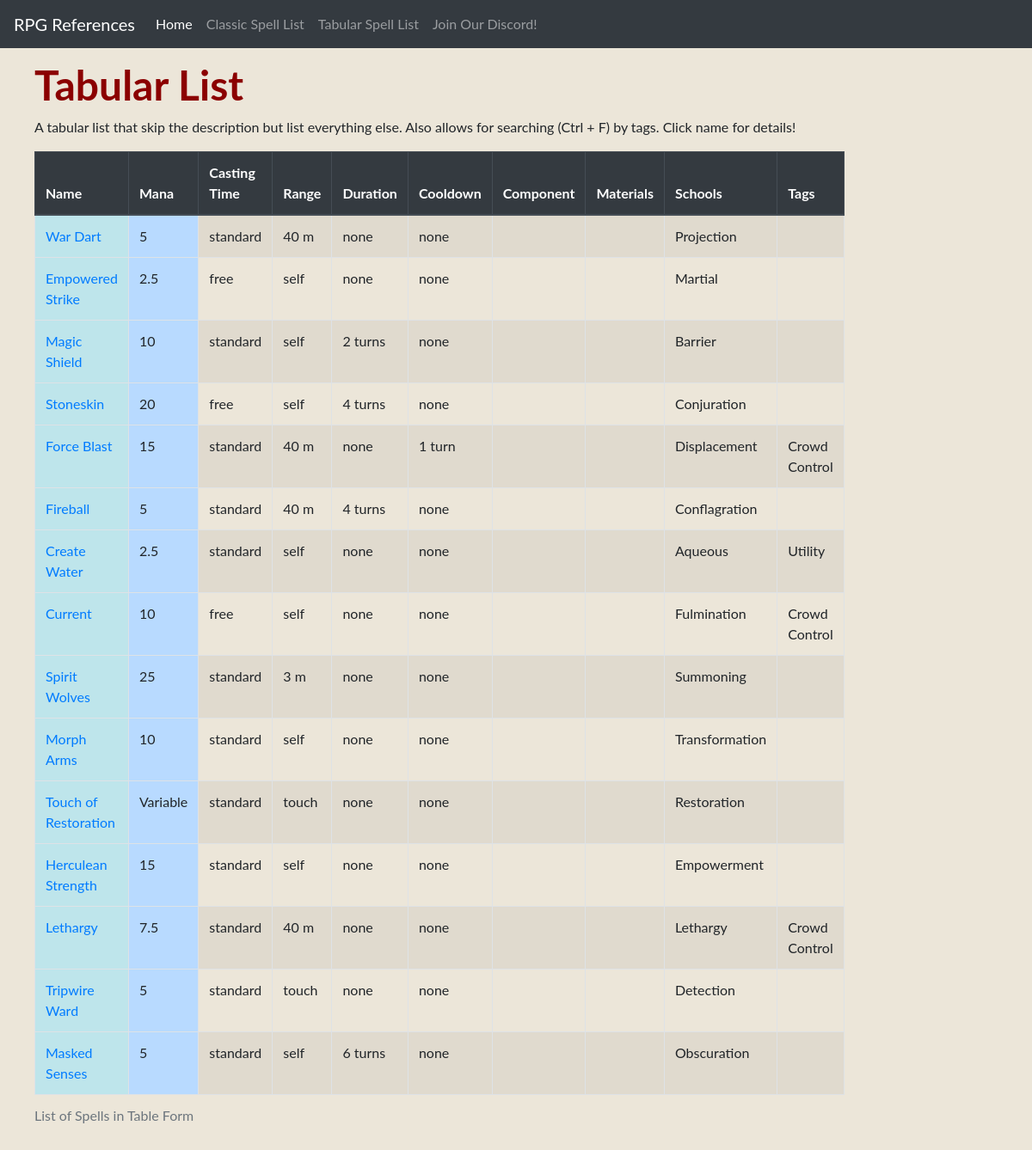
Page /tablespelllist on the committed database.
### list/models.py (models this page shows, shortened)
class spell(models.Model):
    name = models.CharField(max_length=50)
    level = models.CharField(max_length=50, default="none")
    castingtime = models.CharField(max_length=50, default="standard")
    range = models.CharField(max_length=20, default="self")
    duration = models.CharField(max_length=50, default="none")
    cooldown = models.CharField(max_length=50, default="none")
    resource = models.CharField(max_length=50, default="0")
    component = models.TextField(blank=True)
    materials = models.TextField(blank=True)
    description = models.TextField(default="")
    schools = models.ManyToManyField(school)
    tags = models.ManyToManyField(tag, blank=True)

class school(models.Model):
    name = models.CharField(max_length=50)
    system = models.CharField(max_length=50)

class tag(models.Model):
    name = models.CharField(max_length=25)

### list/views.py (the view)
# urls.py: path('tablespelllist', views.table_list, name='table_list'),
def table_list(request):
    spells = spell.objects.all()
    return render(request, 'list/table_list.html', {'spells': spells})

### list/templates/list/table_list.html
{% extends 'list/base.html' %}
{% block page-header %}
    <h1>Tabular List</h1>
    <p>A tabular list that skip the description but list everything else. Also allows for searching (Ctrl + F) by tags.
        Click name for details!</p>
{% endblock %}
{% block content %}
    <table class="table table-striped table-bordered table-hover">
    <caption>List of Spells in Table Form</caption>
    <thead class="thead-dark">
    <tr>
        <th scope="col" class="table-info">Name</th>
        <th scope="col" class="table-primary">Mana</th>
        <th scope="col">Casting Time</th>
        <th scope="col">Range</th>
        <th scope="col">Duration</th>
        <th scope="col">Cooldown</th>
        <th scope="col">Component</th>
        <th scope="col">Materials</th>
        <th scope="col" class="table-secondary">Schools</th>
        <th scope="col">Tags</th>
    </tr>
    </thead>
    <tbody>
    {% for spell in spells %}
        <tr>
            <td class="table-info"> <a href="{% url 'spell_detail' pk=spell.pk  %}">{{ spell.name }} </a></td>
        <td class="table-primary">{{ spell.resource }}</td>
            <td>{{ spell.castingtime}}</td>
        <td>{{ spell.range}}</td>
        <td>{{ spell.duration}}</td>
        <td>{{ spell.cooldown}}</td>
        <td>{{ spell.component}}</td>
        <td>{{ spell.materials}}</td>
        <td>{% for school in spell.schools.all %} {{ school.name }} {% endfor %}</td>
        <td>{% for tag in spell.tags.all %} {{ tag.name }} {% endfor %}</td>
        </tr>
    {% endfor %}
    </tbody>
    </table>
{% endblock %}

### list/templates/list/base.html (shortened to what this page needs)
{% load static %}
<!DOCTYPE html>
<html>
    <head>
        <link rel="stylesheet" href="https://stackpath.bootstrapcdn.com/bootstrap/4.3.1/css/bootstrap.min.css"
>
        <link rel="stylesheet" href="{% static 'css/list.css' %}">
    </head>
<body>
<div class = "topnavbar">
{%  include 'list/layouts/navbar.html' %}
</div>
<div class="page-header">
    {% block page-header %}
    {% endblock %}
</div>
<div class="content">
    <div class="row">
        <div class="col-md-8">
            {% block content %}
            {% endblock %}
        </div>
    </div>
</div>
</body>
</html>

### list/templates/list/layouts/navbar.html
<nav class="navbar fixed-top navbar-expand-lg navbar-dark bg-dark ">
  <a class="navbar-brand" href="#">RPG References</a>
        <div class="collapse navbar-collapse" id="navbarNavAltMarkup">
            <div class="navbar-nav">
                <a class="nav-item nav-link active" href ="{% url 'index' %}"> Home </a>
                <a class="nav-item nav-link" href ="{% url 'spell_list' %}"> Classic Spell List </a>
                <a class="nav-item nav-link" href ="{% url 'table_list' %}"> Tabular Spell List </a>
                <a class="nav-item nav-link" href ="#"> Join Our Discord! </a>
            </div>
        </div>
</nav>

### list/static/css/list.css (style rules this page uses)
body { padding-top: 70px; margin-left: 40px; background-color: #ece6d9; font-family: Lato; font-size: 12pt; }
h1, h2, h3, h4 { color: darkred; font-family: Lato; }
h1 { font-weight: bold; font-size: 36pt; }

### rows in the picture
spell: name "War Dart", resource "5", castingtime "standard", range "40 m", duration "none", cooldown "none"
school: name "Projection"
spell: name "Empowered Strike", resource "2.5", castingtime "free", range "self", duration "none", cooldown "none"
school: name "Martial"
spell: name "Magic Shield", resource "10", castingtime "standard", range "self", duration "2 turns", cooldown "none"
school: name "Barrier"
spell: name "Stoneskin", resource "20", castingtime "free", range "self", duration "4 turns", cooldown "none"
school: name "Conjuration"
spell: name "Force Blast", resource "15", castingtime "standard", range "40 m", duration "none", cooldown "1 turn"
school: name "Displacement"
tag: name "Crowd Control"
spell: name "Fireball", resource "5", castingtime "standard", range "40 m", duration "4 turns", cooldown "none"
school: name "Conflagration"
spell: name "Create Water", resource "2.5", castingtime "standard", range "self", duration "none", cooldown "none"
school: name "Aqueous"
tag: name "Utility"
spell: name "Current", resource "10", castingtime "free", range "self", duration "none", cooldown "none"
school: name "Fulmination"
spell: name "Spirit Wolves", resource "25", castingtime "standard", range "3 m", duration "none", cooldown "none"
school: name "Summoning"
spell: name "Morph Arms", resource "10", castingtime "standard", range "self", duration "none", cooldown "none"
school: name "Transformation"
spell: name "Touch of Restoration", resource "Variable", castingtime "standard", range "touch", duration "none", cooldown "none"
school: name "Restoration"
spell: name "Herculean Strength", resource "15", castingtime "standard", range "self", duration "none", cooldown "none"
school: name "Empowerment"
spell: name "Lethargy", resource "7.5", castingtime "standard", range "40 m", duration "none", cooldown "none"
school: name "Lethargy"
spell: name "Tripwire Ward", resource "5", castingtime "standard", range "touch", duration "none", cooldown "none"
school: name "Detection"
spell: name "Masked Senses", resource "5", castingtime "standard", range "self", duration "6 turns", cooldown "none"
school: name "Obscuration"
